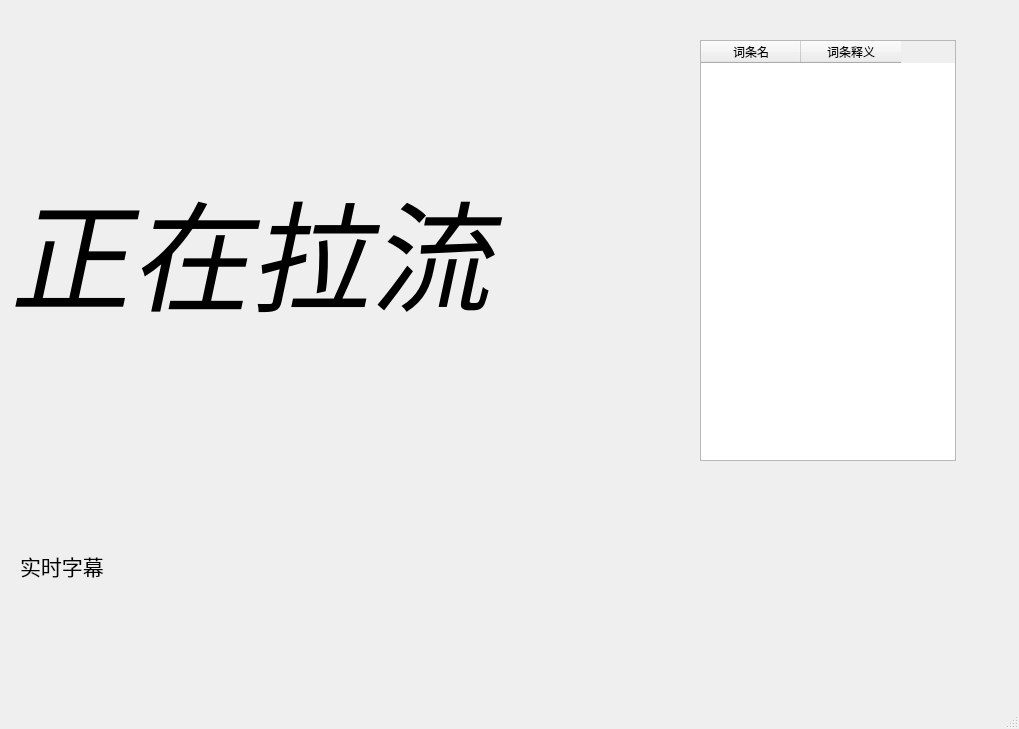
<?xml version="1.0" encoding="UTF-8"?>
<ui version="4.0">
 <class>Listener</class>
 <widget class="QMainWindow" name="Listener">
  <property name="geometry">
   <rect>
    <x>0</x>
    <y>0</y>
    <width>1019</width>
    <height>729</height>
   </rect>
  </property>
  <property name="windowTitle">
   <string>MainWindow</string>
  </property>
  <widget class="QWidget" name="centralwidget">
   <widget class="QLabel" name="video_frame">
    <property name="enabled">
     <bool>true</bool>
    </property>
    <property name="geometry">
     <rect>
      <x>10</x>
      <y>10</y>
      <width>640</width>
      <height>480</height>
     </rect>
    </property>
    <property name="font">
     <font>
      <pointsize>90</pointsize>
      <italic>true</italic>
      <underline>false</underline>
      <strikeout>false</strikeout>
      <fontweight>DemiBold</fontweight>
     </font>
    </property>
    <property name="cursor">
     <cursorShape>WaitCursor</cursorShape>
    </property>
    <property name="text">
     <string>正在拉流</string>
    </property>
   </widget>
   <widget class="QLabel" name="caption">
    <property name="geometry">
     <rect>
      <x>20</x>
      <y>540</y>
      <width>981</width>
      <height>51</height>
     </rect>
    </property>
    <property name="font">
     <font>
      <pointsize>16</pointsize>
     </font>
    </property>
    <property name="text">
     <string>实时字幕</string>
    </property>
   </widget>
   <widget class="QTableWidget" name="words_table">
    <property name="geometry">
     <rect>
      <x>700</x>
      <y>40</y>
      <width>256</width>
      <height>421</height>
     </rect>
    </property>
    <column>
     <property name="text">
      <string>词条名</string>
     </property>
    </column>
    <column>
     <property name="text">
      <string>词条释义</string>
     </property>
    </column>
   </widget>
  </widget>
  <widget class="QMenuBar" name="menubar">
   <property name="geometry">
    <rect>
     <x>0</x>
     <y>0</y>
     <width>1019</width>
     <height>33</height>
    </rect>
   </property>
  </widget>
  <widget class="QStatusBar" name="statusbar"/>
 </widget>
 <resources/>
 <connections/>
</ui>
